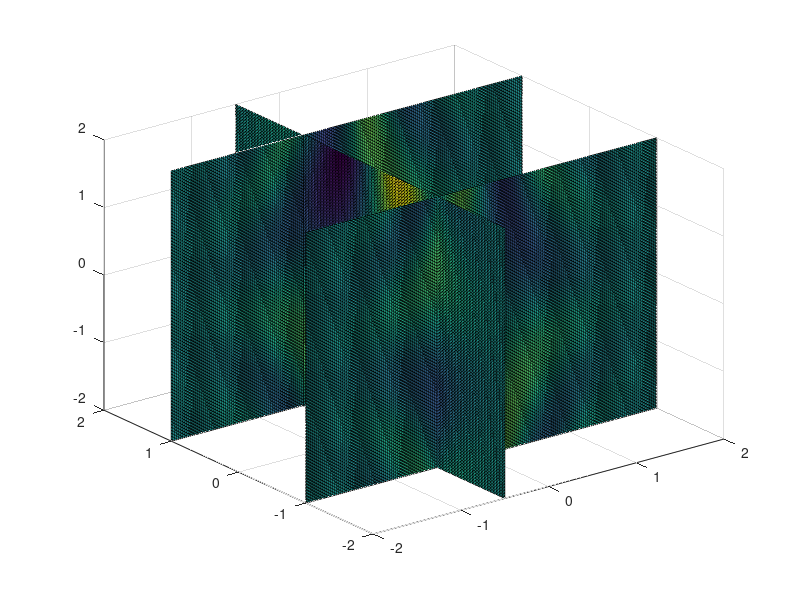

Write MATLAB code to recreate this figure. (Note: this script raises an error after producing the figure.)
x = linspace(-2 ,2 ,180);
[X,Y,Z] = meshgrid (x, x, x) ;
V = exp(-X.^2-Y.^2) .* sin(pi*X.*Y.*Z);
sx = [-0.5  ] ; sy = [ -1, 1 ] ;
sz = [ ] ;
slice (X,Y, Z,V ,sx ,sy ,sz );
alpha (0.8 ) % Transparency
shading interp
%isosurface (X,Y,Z,V)